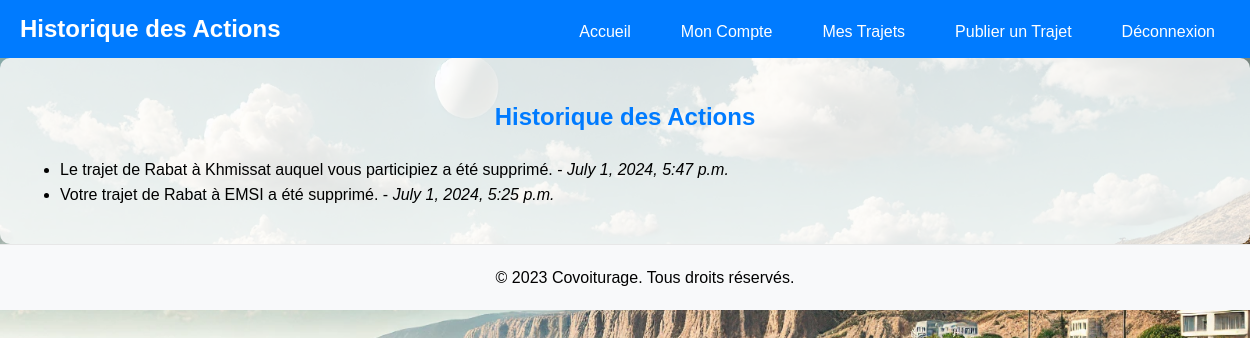
Page /client/historiqueAction/ (signed in) on the committed database.
### historiqueAction/models.py (models this page shows)
class HistoriqueAction(models.Model):
    client = models.ForeignKey(Client, on_delete=models.CASCADE)
    message = models.TextField()
    created_at = models.DateTimeField(auto_now_add=True)

### historiqueAction/views.py (the view)
# urls.py: path('', views.historique_action, name='historique_action'),
def historique_action(request):
    client_id = request.session.get('client_id')
    if not client_id:
        return redirect('connexion')
    historique_actions = HistoriqueAction.objects.filter(client_id=client_id).order_by('-created_at')
    return render(request, 'historique_action.html', {'historique_actions': historique_actions})

### historiqueAction/templates/historique_action.html (shortened to what this page needs)
{% load static %}
<!DOCTYPE html>
<html lang="en">
<head>
    <link rel="stylesheet" href="{% static 'Client/css/dashboard.css' %}">
</head>
<body>
    <header>
        <div class="container">
            <div class="logo">
                <h1>Historique des Actions</h1>
            </div>
            <nav>
                <ul>
                    <li><a href="{% url 'home' %}">Accueil</a></li>
                    <li><a href="{% url 'compte' %}">Mon Compte</a></li>
                    <li><a href="{% url 'mes_trajets' %}">Mes Trajets</a></li>
                    <li><a href="{% url 'publier_trajet' %}">Publier un Trajet</a></li>
                    <li><a href="{% url 'deconnexion' %}">Déconnexion</a></li>
                </ul>
            </nav>
        </div>
    </header>
    <div class="main-content">
        <h2>Historique des Actions</h2>
        <div class="notifications">
            {% if historique_actions %}
                <ul>
                    {% for historique in historique_actions %}
                        <li>{{ historique.message }} - <em>{{ historique.created_at }}</em></li>
                    {% endfor %}
                </ul>
            {% else %}
                <p>Aucune notification disponible.</p>
            {% endif %}
        </div>
    </div>
    <footer>
        <p>© 2023 Covoiturage. Tous droits réservés.</p>
    </footer>
</body>
</html>

### static/Client/css/dashboard.css (style rules this page uses)
body { font-family: Arial, sans-serif; margin: 0; padding: 0; line-height: 1.6; background-image: url('/static/images/compacte2.webp'); background-size: cover; background-position: center; background-repeat: no-repeat; height: 100vh; }
header { background-color: #007bff; color: white; padding: 10px 20px; text-align: center; font-size: 24px; position: relative; z-index: 10; }
header a { color: white; text-decoration: none; padding: 0 15px; }
header .container { display: flex; justify-content: space-between; align-items: center; }
header .logo h1 { margin: 0; font-size: 24px; }
header nav ul { list-style: none; margin: 0; padding: 0; display: flex; }
header nav ul li { margin-left: 20px; }
header nav ul li a { text-decoration: none; color: white; font-size: 16px; }
.main-content { padding: 20px; background: rgba(255, 255, 255, 0.8); border-radius: 10px; }
.main-content h2 { text-align: center; margin-bottom: 20px; color: #007bff; }
footer { text-align: center; padding: 20px; background-color: #f8f9fa; border-top: 1px solid #e7e7e7; position: relative; width: 100%; bottom: 0; }
footer p { margin: 0; }

### rows in the picture
HistoriqueAction: message "Le trajet de Rabat à Khmissat auquel vous participiez a été supprimé.", created_at "July 1, 2024, 5:47 p.m."
HistoriqueAction: message "Votre trajet de Rabat à EMSI a été supprimé.", created_at "July 1, 2024, 5:25 p.m."
